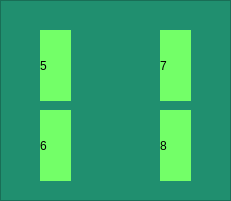
    <widget class="QFrame" name="sr1_16">
     <property name="geometry">
      <rect>
       <x>360</x>
       <y>30</y>
       <width>231</width>
       <height>201</height>
      </rect>
     </property>
     <property name="palette">
      <palette>
       <active>
        <colorrole role="WindowText">
         <brush brushstyle="SolidPattern">
          <color alpha="255">
           <red>0</red>
           <green>0</green>
           <blue>0</blue>
          </color>
         </brush>
        </colorrole>
        <colorrole role="Button">
         <brush brushstyle="SolidPattern">
          <color alpha="255">
           <red>32</red>
           <green>143</green>
           <blue>111</blue>
          </color>
         </brush>
        </colorrole>
        <colorrole role="Light">
         <brush brushstyle="SolidPattern">
          <color alpha="255">
           <red>48</red>
           <green>215</green>
           <blue>166</blue>
          </color>
         </brush>
        </colorrole>
        <colorrole role="Midlight">
         <brush brushstyle="SolidPattern">
          <color alpha="255">
           <red>40</red>
           <green>179</green>
           <blue>138</blue>
          </color>
         </brush>
        </colorrole>
        <colorrole role="Dark">
         <brush brushstyle="SolidPattern">
          <color alpha="255">
           <red>16</red>
           <green>71</green>
           <blue>55</blue>
          </color>
         </brush>
        </colorrole>
        <colorrole role="Mid">
         <brush brushstyle="SolidPattern">
          <color alpha="255">
           <red>21</red>
           <green>95</green>
           <blue>74</blue>
          </color>
         </brush>
        </colorrole>
        <colorrole role="Text">
         <brush brushstyle="SolidPattern">
          <color alpha="255">
           <red>0</red>
           <green>0</green>
           <blue>0</blue>
          </color>
         </brush>
        </colorrole>
        <colorrole role="BrightText">
         <brush brushstyle="SolidPattern">
          <color alpha="255">
           <red>255</red>
           <green>255</green>
           <blue>255</blue>
          </color>
         </brush>
        </colorrole>
        <colorrole role="ButtonText">
         <brush brushstyle="SolidPattern">
          <color alpha="255">
           <red>0</red>
           <green>0</green>
           <blue>0</blue>
          </color>
         </brush>
        </colorrole>
        <colorrole role="Base">
         <brush brushstyle="SolidPattern">
          <color alpha="255">
           <red>255</red>
           <green>255</green>
           <blue>255</blue>
          </color>
         </brush>
        </colorrole>
        <colorrole role="Window">
         <brush brushstyle="SolidPattern">
          <color alpha="255">
           <red>32</red>
           <green>143</green>
           <blue>111</blue>
          </color>
         </brush>
        </colorrole>
        <colorrole role="Shadow">
         <brush brushstyle="SolidPattern">
          <color alpha="255">
           <red>0</red>
           <green>0</green>
           <blue>0</blue>
          </color>
         </brush>
        </colorrole>
        <colorrole role="AlternateBase">
         <brush brushstyle="SolidPattern">
          <color alpha="255">
           <red>143</red>
           <green>199</green>
           <blue>183</blue>
          </color>
         </brush>
        </colorrole>
        <colorrole role="ToolTipBase">
         <brush brushstyle="SolidPattern">
          <color alpha="255">
           <red>255</red>
           <green>255</green>
           <blue>220</blue>
          </color>
         </brush>
        </colorrole>
        <colorrole role="ToolTipText">
         <brush brushstyle="SolidPattern">
          <color alpha="255">
           <red>0</red>
           <green>0</green>
           <blue>0</blue>
          </color>
         </brush>
        </colorrole>
       </active>
       <inactive>
        <colorrole role="WindowText">
         <brush brushstyle="SolidPattern">
          <color alpha="255">
           <red>0</red>
           <green>0</green>
           <blue>0</blue>
          </color>
         </brush>
        </colorrole>
        <colorrole role="Button">
         <brush brushstyle="SolidPattern">
          <color alpha="255">
           <red>32</red>
           <green>143</green>
           <blue>111</blue>
          </color>
         </brush>
        </colorrole>
        <colorrole role="Light">
         <brush brushstyle="SolidPattern">
          <color alpha="255">
           <red>48</red>
           <green>215</green>
           <blue>166</blue>
          </color>
         </brush>
        </colorrole>
        <colorrole role="Midlight">
         <brush brushstyle="SolidPattern">
          <color alpha="255">
           <red>40</red>
           <green>179</green>
           <blue>138</blue>
          </color>
         </brush>
        </colorrole>
        <colorrole role="Dark">
         <brush brushstyle="SolidPattern">
          <color alpha="255">
           <red>16</red>
           <green>71</green>
           <blue>55</blue>
          </color>
         </brush>
        </colorrole>
        <colorrole role="Mid">
         <brush brushstyle="SolidPattern">
          <color alpha="255">
           <red>21</red>
           <green>95</green>
           <blue>74</blue>
          </color>
         </brush>
        </colorrole>
        <colorrole role="Text">
         <brush brushstyle="SolidPattern">
          <color alpha="255">
           <red>0</red>
           <green>0</green>
           <blue>0</blue>
          </color>
         </brush>
        </colorrole>
        <colorrole role="BrightText">
         <brush brushstyle="SolidPattern">
          <color alpha="255">
           <red>255</red>
           <green>255</green>
           <blue>255</blue>
          </color>
         </brush>
        </colorrole>
        <colorrole role="ButtonText">
         <brush brushstyle="SolidPattern">
          <color alpha="255">
           <red>0</red>
           <green>0</green>
           <blue>0</blue>
          </color>
         </brush>
        </colorrole>
        <colorrole role="Base">
         <brush brushstyle="SolidPattern">
          <color alpha="255">
           <red>255</red>
           <green>255</green>
           <blue>255</blue>
          </color>
         </brush>
        </colorrole>
        <colorrole role="Window">
         <brush brushstyle="SolidPattern">
          <color alpha="255">
           <red>32</red>
           <green>143</green>
           <blue>111</blue>
          </color>
         </brush>
        </colorrole>
        <colorrole role="Shadow">
         <brush brushstyle="SolidPattern">
          <color alpha="255">
           <red>0</red>
           <green>0</green>
           <blue>0</blue>
          </color>
         </brush>
        </colorrole>
        <colorrole role="AlternateBase">
         <brush brushstyle="SolidPattern">
          <color alpha="255">
           <red>143</red>
           <green>199</green>
           <blue>183</blue>
          </color>
         </brush>
        </colorrole>
        <colorrole role="ToolTipBase">
         <brush brushstyle="SolidPattern">
          <color alpha="255">
           <red>255</red>
           <green>255</green>
           <blue>220</blue>
          </color>
         </brush>
        </colorrole>
        <colorrole role="ToolTipText">
         <brush brushstyle="SolidPattern">
          <color alpha="255">
           <red>0</red>
           <green>0</green>
           <blue>0</blue>
          </color>
         </brush>
        </colorrole>
       </inactive>
       <disabled>
        <colorrole role="WindowText">
         <brush brushstyle="SolidPattern">
          <color alpha="255">
           <red>16</red>
           <green>71</green>
           <blue>55</blue>
          </color>
         </brush>
        </colorrole>
        <colorrole role="Button">
         <brush brushstyle="SolidPattern">
          <color alpha="255">
           <red>32</red>
           <green>143</green>
           <blue>111</blue>
          </color>
         </brush>
        </colorrole>
        <colorrole role="Light">
         <brush brushstyle="SolidPattern">
          <color alpha="255">
           <red>48</red>
           <green>215</green>
           <blue>166</blue>
          </color>
         </brush>
        </colorrole>
        <colorrole role="Midlight">
         <brush brushstyle="SolidPattern">
          <color alpha="255">
           <red>40</red>
           <green>179</green>
           <blue>138</blue>
          </color>
         </brush>
        </colorrole>
        <colorrole role="Dark">
         <brush brushstyle="SolidPattern">
          <color alpha="255">
           <red>16</red>
           <green>71</green>
           <blue>55</blue>
          </color>
         </brush>
        </colorrole>
        <colorrole role="Mid">
         <brush brushstyle="SolidPattern">
          <color alpha="255">
           <red>21</red>
           <green>95</green>
           <blue>74</blue>
          </color>
         </brush>
        </colorrole>
        <colorrole role="Text">
         <brush brushstyle="SolidPattern">
          <color alpha="255">
           <red>16</red>
           <green>71</green>
           <blue>55</blue>
          </color>
         </brush>
        </colorrole>
        <colorrole role="BrightText">
         <brush brushstyle="SolidPattern">
          <color alpha="255">
           <red>255</red>
           <green>255</green>
           <blue>255</blue>
          </color>
         </brush>
        </colorrole>
        <colorrole role="ButtonText">
         <brush brushstyle="SolidPattern">
          <color alpha="255">
           <red>16</red>
           <green>71</green>
           <blue>55</blue>
          </color>
         </brush>
        </colorrole>
        <colorrole role="Base">
         <brush brushstyle="SolidPattern">
          <color alpha="255">
           <red>32</red>
           <green>143</green>
           <blue>111</blue>
          </color>
         </brush>
        </colorrole>
        <colorrole role="Window">
         <brush brushstyle="SolidPattern">
          <color alpha="255">
           <red>32</red>
           <green>143</green>
           <blue>111</blue>
          </color>
         </brush>
        </colorrole>
        <colorrole role="Shadow">
         <brush brushstyle="SolidPattern">
          <color alpha="255">
           <red>0</red>
           <green>0</green>
           <blue>0</blue>
          </color>
         </brush>
        </colorrole>
        <colorrole role="AlternateBase">
         <brush brushstyle="SolidPattern">
          <color alpha="255">
           <red>32</red>
           <green>143</green>
           <blue>111</blue>
          </color>
         </brush>
        </colorrole>
        <colorrole role="ToolTipBase">
         <brush brushstyle="SolidPattern">
          <color alpha="255">
           <red>255</red>
           <green>255</green>
           <blue>220</blue>
          </color>
         </brush>
        </colorrole>
        <colorrole role="ToolTipText">
         <brush brushstyle="SolidPattern">
          <color alpha="255">
           <red>0</red>
           <green>0</green>
           <blue>0</blue>
          </color>
         </brush>
        </colorrole>
       </disabled>
      </palette>
     </property>
     <property name="autoFillBackground">
      <bool>true</bool>
     </property>
     <property name="frameShape">
      <enum>QFrame::StyledPanel</enum>
     </property>
     <property name="frameShadow">
      <enum>QFrame::Raised</enum>
     </property>
     <widget class="QLabel" name="label_41">
      <property name="geometry">
       <rect>
        <x>40</x>
        <y>30</y>
        <width>31</width>
        <height>71</height>
       </rect>
      </property>
      <property name="styleSheet">
       <string notr="true">background-color: rgb(115, 255, 104);</string>
      </property>
      <property name="text">
       <string>5</string>
      </property>
     </widget>
     <widget class="QLabel" name="label_42">
      <property name="geometry">
       <rect>
        <x>40</x>
        <y>110</y>
        <width>31</width>
        <height>71</height>
       </rect>
      </property>
      <property name="styleSheet">
       <string notr="true">background-color: rgb(115, 255, 104);</string>
      </property>
      <property name="text">
       <string>6</string>
      </property>
     </widget>
     <widget class="QLabel" name="label_43">
      <property name="geometry">
       <rect>
        <x>160</x>
        <y>30</y>
        <width>31</width>
        <height>71</height>
       </rect>
      </property>
      <property name="styleSheet">
       <string notr="true">background-color: rgb(115, 255, 104);</string>
      </property>
      <property name="text">
       <string>7</string>
      </property>
     </widget>
     <widget class="QLabel" name="label_44">
      <property name="geometry">
       <rect>
        <x>160</x>
        <y>110</y>
        <width>31</width>
        <height>71</height>
       </rect>
      </property>
      <property name="styleSheet">
       <string notr="true">background-color: rgb(115, 255, 104);</string>
      </property>
      <property name="text">
       <string>8</string>
      </property>
     </widget>
    </widget>
